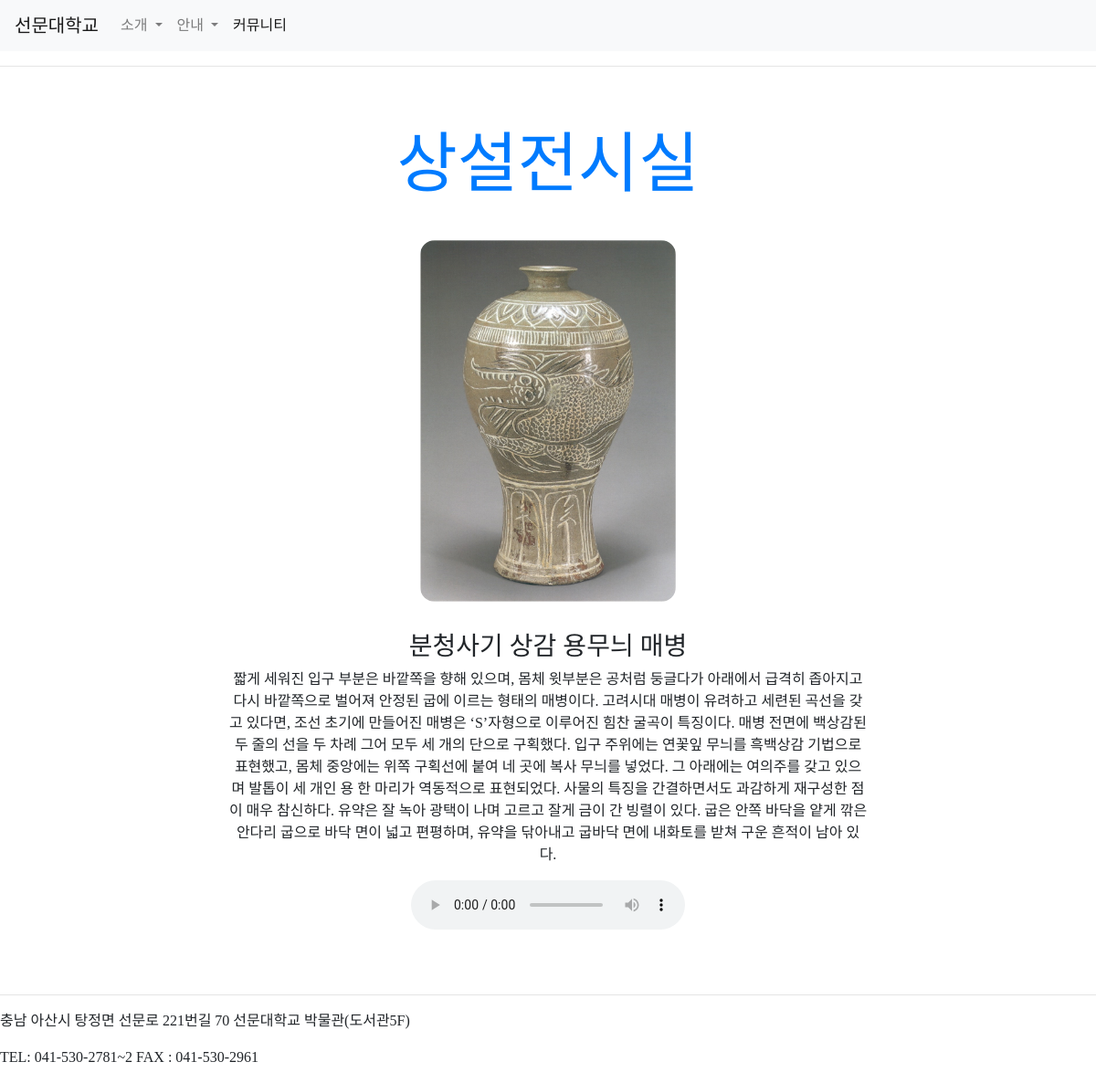
/curators/permanent_detail/3, run on the app's committed database.
### curatorapp/models.py (models this page shows)
class Permanent(models.Model):
    title = models.CharField(max_length=30, null=False)
    image = models.ImageField(upload_to='permanent/img/', null=False)
    content = models.TextField(null=True)
    mp3 = models.FileField(upload_to='permanent/mp3/', validators=[validate_file_extension])

### curatorapp/views.py (the view)
# urls.py: path('permanent_detail/<int:pk>', PermanentDetailView.as_view(), name='permanent_detail'),
class PermanentDetailView(DetailView):
    model = Permanent
    context_object_name = 'target_permanent'
    template_name = 'curatorapp/permanent_detail.html'

### curatorapp/templates/curatorapp/permanent_detail.html (shortened to what this page needs)
{% extends 'base.html' %}
{% block content %}
<div style="text-align: center; max-width: 700px; margin: 4rem auto;">
    <div>
        <a href="{% url 'curatorapp:permanent_list' %}">
            <h1 style="text-align: center; font-size: 6vw;">
                상설전시실
            </h1>
        </a>
        <img style="width: 40%; border-radius: 1rem; margin: 2rem 0;" src="{{ target_permanent.image.url }}" alt="">
    </div>
    <div>
        <h3> {{target_permanent.title}} </h3>
        <p>
            {{target_permanent.content }}
        </p>
    </div>
    <div>
        <audio controls>
            <source src="{{ target_permanent.mp3.url }}" type="audio/mp3">
            </audio>
    </div>
</div>
{% endblock %}

### data on the page
Permanent: image (picture), title "분청사기 상감 용무늬 매병", content "짧게 세워진 입구 부분은 바깥쪽을 향해 있으며, 몸체 윗부분은 공처럼 둥글다가 아래에서 급격히 좁아지고 다시 바깥쪽으로 벌어져 안정된 굽에 이르는 형태의 매병이다. 고려시대 매병이 유려하고 세련된 곡선을 갖고 있다면, 조선 초기에 만들어진 매병은 ‘S’자형으로 이루어진 힘찬 굴곡이 특징이다. 매병 전면에 백상감된 두 줄의 선을 두 차례 그어 모두 세 개의 단으로 구획했다. 입구 주위에는 연꽃잎 무늬를 흑백상감 기법으로 표현했고, 몸체 중앙에는 위쪽 구획선에 붙여 네 곳에 복사 무늬를 넣었다. 그 아래에는 여의주를 갖고 있으며 발톱이 세 개인 용 한 마리가 역동적으로 표현되었다. 사물의 특징을 간결하면서도 과감하게 재구성한 점이 매우 참신하다. 유약은 잘 녹아 광택이 나며 고르고 잘게 금이 간 빙렬이 있다. 굽은 안쪽 바닥을 얕게 깎은 안다리 굽으로 바닥 면이 넓고 편평하며, 유약을 닦아내고 굽바닥 면에 내화토를 받쳐 구운 흔적이 남아 있다."
